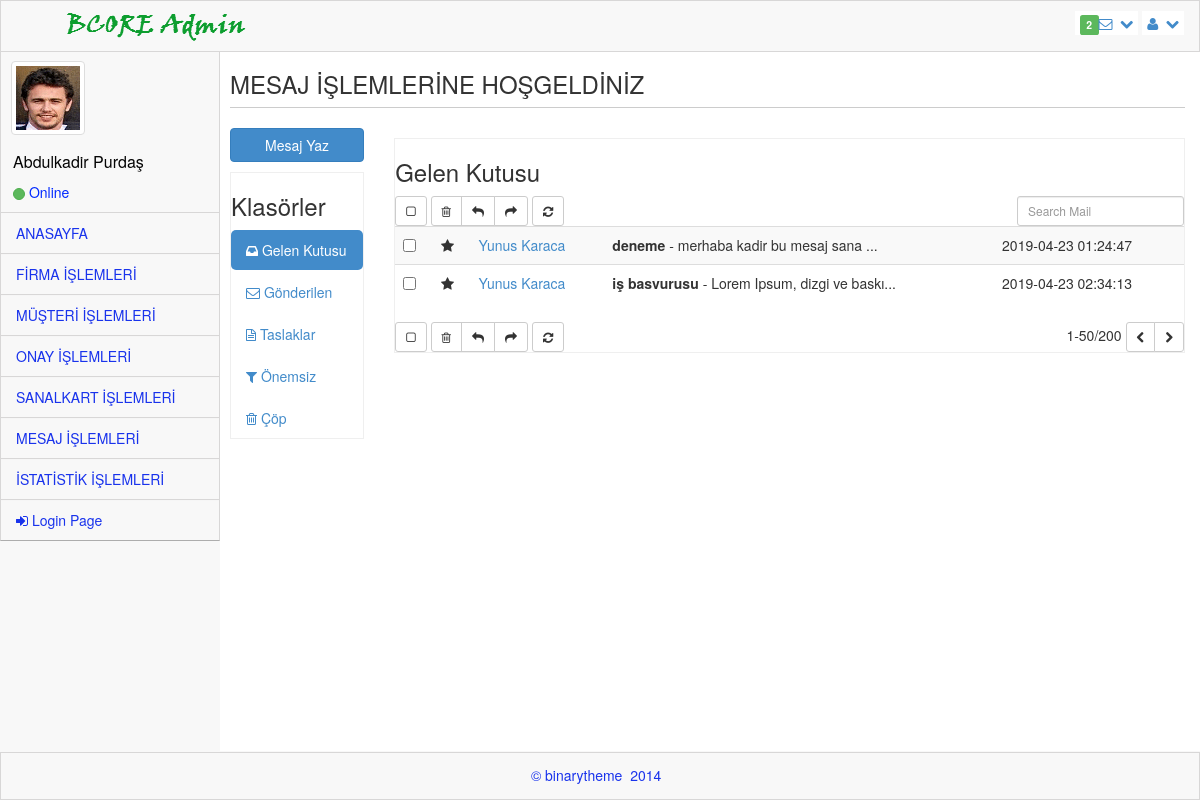
Page /admin_ana/admin_mailbox.php (signed in) on the committed database.
### tables this page shows
CREATE TABLE `mesaj` (
  `mesaj_id` int(11) NOT NULL,
  `mesaj_gonderen` varchar(100) NOT NULL,
  `mesaj_alici` varchar(100) NOT NULL,
  `mesaj_konu` varchar(2000) NOT NULL,
  `mesaj_icerik` varchar(250) NOT NULL,
  `mesaj_tarih` timestamp NOT NULL DEFAULT CURRENT_TIMESTAMP ON UPDATE CURRENT_TIMESTAMP,
  `mesaj_okundu` int(11) NOT NULL DEFAULT '0'
);

### admin_ana/admin_mailbox.php (the view, shortened to what this page needs)
<?php require_once("../baglan.php"); ?>
<!DOCTYPE html>
<html>
<head>
    <link rel="stylesheet" href="assets/plugins/bootstrap/css/bootstrap.css" />
    <link rel="stylesheet" href="assets/css/main.css" />
    <link rel="stylesheet" href="assets/css/theme.css" />
    <link rel="stylesheet" href="assets/css/MoneAdmin.css" />
    <link rel="stylesheet" href="assets/plugins/Font-Awesome/css/font-awesome.css" />
    <link href="assets/css/font-awesome.min.css" rel="stylesheet" type="text/css" />
    <link href="assets/css/ionicons.min.css" rel="stylesheet" type="text/css" />
    <link href="assets/plugins/iCheck/flat/blue.css" rel="stylesheet" type="text/css" />
</head>
  <body class="padTop53 " >
    <?php
        if($_SESSION){
            $uye=$_SESSION["uye"];
            $eposta=$_SESSION["eposta"];
        }
    ?>
    <div id="wrap">
        <div id="top">
            <nav class="navbar navbar-inverse navbar-fixed-top " style="padding-top: 10px;">
                <header class="navbar-header">
                    <a href="index.php" class="navbar-brand">
                    <img src="assets/img/logo.png" alt="" /></a>
                </header>
                <ul class="nav navbar-top-links navbar-right">
                    <li class="dropdown">
                        <a class="dropdown-toggle" data-toggle="dropdown" href="#">
                            <span class="label label-success">2</span><i class="icon-envelope-alt"></i>&nbsp; <i class="icon-chevron-down"></i>
                        </a>
                                <?php
                                $veri = $db->prepare("SELECT * FROM  mesaj where mesaj_okundu='0' and mesaj_alici='$eposta'");
                                $veri ->execute();
                                ?>
                    </li>
                    <li class="dropdown">
                        <a class="dropdown-toggle" data-toggle="dropdown" href="#">
                            <i class="icon-user "></i>&nbsp; <i class="icon-chevron-down "></i>
                        </a>
                    </li>
                </ul>
            </nav>
        </div>
       <div id="left" >
            <div class="media user-media well-small">
                <a class="user-link" href="#">
                    <img class="media-object img-thumbnail user-img" alt="User Picture" src="assets/img/user.gif" />
                </a>
                <br />
                <div class="media-body">
                    <h5 class="media-heading" style="font-weight: inherit; text-transform: capitalize; font-size: 16px;">
                        <?php
                            if($_SESSION){
                                 echo $uye;
                            }
                        ?>
                    </h5>
                    <ul class="list-unstyled user-info">
                        <li>
                             <a class="btn btn-success btn-xs btn-circle" style="width: 10px;height: 12px;"></a> Online
                        </li>
                    </ul>
                </div>
                <br />
            </div>
            <ul id="menu" class="collapse">
                <li class="panel">
                    <a href="index.php" data-parent="#menu" data-toggle="collapse" class="accordion-toggle" data-target="#blank-nav">
                        ANASAYFA
                    </a>
                </li>
                <li class="panel">
                    <a href="admin_firma.php" data-parent="#menu" data-toggle="collapse" class="accordion-toggle" data-target="#blank-nav1">
                        FİRMA İŞLEMLERİ
                    </a>
                </li>
                <li class="panel">
                    <a href="admin_kullanıcı.php" data-parent="#menu" data-toggle="collapse" class="accordion-toggle" data-target="#blank-nav2">
                        MÜŞTERİ İŞLEMLERİ
                    </a>
                </li>
                <li class="panel">
                    <a href="admin_onay.php" data-parent="#menu" data-toggle="collapse" class="accordion-toggle" data-target="#blank-nav3">
                        ONAY İŞLEMLERİ
                    </a>
                </li>
                <li class="panel">
                    <a href="admin_sanalkart.php" data-parent="#menu" data-toggle="collapse" class="accordion-toggle" data-target="#blank-nav3">
                        SANALKART İŞLEMLERİ
                    </a>
                </li>
                <li class="panel">
                    <a href="admin_mailbox.php" data-parent="#menu" data-toggle="collapse" class="accordion-toggle" data-target="#blank-nav4">
                        MESAJ İŞLEMLERİ
                    </a>
                </li>
                <li class="panel">
                    <a href="admin_istatistik.php" data-parent="#menu" data-toggle="collapse" class="accordion-toggle" data-target="#blank-nav5">
                        İSTATİSTİK İŞLEMLERİ
                    </a>
                </li>
                <li><a href="cikis.php"><i class="icon-signin"></i> Login Page </a></li>
             </ul>
        </div>
        <div id="content">
        <div class="inner" style="min-height:700px;">
        <div class="content-wrapper">
        <section class="content-header">
          <h3>MESAJ İŞLEMLERİNE HOŞGELDİNİZ</h3>
          <hr />
        </section>
        <section class="content">
          <div class="row">
            <div class="col-md-2">
              <a href="admin_compose.php" class="btn btn-primary btn-block margin-bottom">Mesaj Yaz</a>
              <div class="box box-solid">
                <div class="box-header with-border">
                  <h3 class="box-title">Klasörler</h3>
                </div>
                <div class="box-body no-padding">
                  <ul class="nav nav-pills nav-stacked">
                    <li class="active"><a href="admin_mailbox.php"><i class="fa fa-inbox"></i> Gelen Kutusu <span class="label label-primary pull-right"></span></a></li>
                    <li><a href="admin_send_mail.php"><i class="fa fa-envelope-o"></i> Gönderilen</a></li>
                    <li><a href="#"><i class="fa fa-file-text-o"></i> Taslaklar</a></li>
                    <li><a href="#"><i class="fa fa-filter"></i> Önemsiz <span class="label label-waring pull-right"></span></a></li>
                    <li><a href="#"><i class="fa fa-trash-o"></i> Çöp</a></li>
                  </ul>
                </div>
              </div>
            </div>
            <div class="col-md-10">
              <div class="box box-primary">
                <div class="box-header with-border">
                  <h3 class="box-title">Gelen Kutusu</h3>
                  <div class="box-tools pull-right">
                    <div class="has-feedback">
                      <input type="text" class="form-control input-sm" placeholder="Search Mail"/>
                    </div>
                  </div>
                </div>
                <div class="box-body no-padding">
                  <div class="mailbox-controls">
                    <button class="btn btn-default btn-sm checkbox-toggle"><i class="fa fa-square-o"></i></button>
                    <div class="btn-group">
                      <button class="btn btn-default btn-sm"><i class="fa fa-trash-o"></i></button>
                      <button class="btn btn-default btn-sm"><i class="fa fa-reply"></i></button>
                      <button class="btn btn-default btn-sm"><i class="fa fa-share"></i></button>
                    </div>
                    <button class="btn btn-default btn-sm"><i class="fa fa-refresh"></i></button>
                  </div>
                  <div class="table-responsive mailbox-messages">
                    <table class="table table-hover table-striped">
                        <tbody>
                        <?php
                            $veri = $db->prepare("SELECT * FROM mesaj where mesaj_alici='$eposta'");
                            $veri ->execute();
                                if($veri->rowCount()){
                                foreach($veri as $row){
                                    $a=$row['mesaj_id'];
                        ?>
                        <?php
                            $icerik =$row['mesaj_icerik'];
                            $uzunluk = strlen($icerik);
                            $sinir = 28;
                            if ($uzunluk > $sinir) {
                            $yazdır = substr($icerik,0,$sinir);
                            }
                        ?>
                        <tr>
                          <td><input type="checkbox" /></td>
                          <td class="mailbox-star"><i class="fa fa-star text-yellow"></i></td>
                          <td class="mailbox-name">
                            <?php echo "<a href='admin_read_mail.php?id=".$a."'>";?>
                            <?php echo $row['mesaj_gonderen']; ?></a>
                          </td>
                          <td class="mailbox-subject"><b><?php echo $row['mesaj_konu']; ?></b> - <?php echo $yazdır; ?>...</td>
                          <td class="mailbox-date"><?php echo $row['mesaj_tarih']; ?></td>
                        </tr>
                        <?php
                        }
                        }
                        ?>
                        </tbody>
                    </table>
                  </div>
                </div>
                <div class="box-footer no-padding">
                  <div class="mailbox-controls">
                    <button class="btn btn-default btn-sm checkbox-toggle"><i class="fa fa-square-o"></i></button>
                    <div class="btn-group">
                      <button class="btn btn-default btn-sm"><i class="fa fa-trash-o"></i></button>
                      <button class="btn btn-default btn-sm"><i class="fa fa-reply"></i></button>
                      <button class="btn btn-default btn-sm"><i class="fa fa-share"></i></button>
                    </div>
                    <button class="btn btn-default btn-sm"><i class="fa fa-refresh"></i></button>
                    <div class="pull-right">
                      1-50/200
                      <div class="btn-group">
                        <button class="btn btn-default btn-sm"><i class="fa fa-chevron-left"></i></button>
                        <button class="btn btn-default btn-sm"><i class="fa fa-chevron-right"></i></button>
                      </div>
                    </div>
                  </div>
                </div>
              </div>
            </div>
          </div>
        </section>
      </div>
      </div >
      </div>
      </div>
    <div id="footer">
        <p>&copy;  binarytheme &nbsp;2014 &nbsp;</p>
    </div>
  </body>
</html>

### admin_ana/assets/css/main.css (style rules this page uses)
#wrap { margin: 0 auto; }
#footer { height: 48px; background-color: #222222; }
@media (min-width: 768px) { html, body { height: 100%; } }
@media (min-width: 768px) { #wrap { height: auto !important; height: 100%; min-height: 100%; padding: 0 0 48px; margin-bottom: -48px; } }
body.padTop53 { padding-top: 75px; overflow: visible; }
@media (min-width: 802px) { body.padTop53 { padding-top: 51px; } }
#wrap:before, #top:before, .head:before, #footer:before, #wrap:after, #top:after, .head:after, #footer:after { display: table; content: " "; }
#wrap:after, #top:after, .head:after, #footer:after { clear: both; }
#wrap { background-color: #f8f8f8; }
@media (min-width: 768px) { #left { position: relative; float: left; width: 100px; } }
@media (min-width: 768px) { #content { margin-left: 100px; } }
@media (min-width: 768px) { #left { margin-bottom: -10px; } }
@media (min-width: 992px) { #left { width: 220px; } }
@media (min-width: 992px) { #content { margin-left: 220px; } }
#top .navbar { margin-bottom: 0; border:1px solid rgb(216, 215, 215); background-color:#f8f8f8; }
#top .navbar-brand { padding: 0; }
.user-media { display: none; color:#0029FF; border-right:1px solid rgb(216, 215, 215); border-left:1px solid rgb(216, 215, 215); }
@media (min-width: 768px) { .user-media { display: block; } }
@media (min-width: 768px) { .user-media .media-body { display: none; } }
@media (min-width: 768px) { .user-media .user-link { position: relative; display: block; margin-right: auto; margin-left: auto; } }
@media (min-width: 768px) { .user-media .user-link .user-img { margin: 10px auto; } }
@media (min-width: 992px) { .user-media .user-link { float: left; } }
@media (min-width: 992px) { .user-media .user-link .user-img { margin: 10px; } }
@media (min-width: 992px) { .user-media .media-body { display: block; float: left; margin-left: 12px; } }
@media (min-width: 992px) { .user-media .media-body h5.media-heading { font-size: 18px; padding-top: 8px; margin-bottom: 11px; color: #050505; font-weight: bolder; } }
#menu { position: relative; overflow: hidden; border-right:1px solid rgb(216, 215, 215); border-left:1px solid rgb(216, 215, 215); background-color:#f8f8f8; border-bottom: 1px solid rgba(0, 0, 0, 0.3); -webkit-box-shadow: 0 1px 0 rgba(255, 255, 255, 0.05); box-shadow: 0 1px 0 rgba(255, 255, 255, 0.05); }
#menu, #menu ul { padding: 0; margin: 0; list-style: none; }
@media (min-width: 768px) { #menu.collapse { display: inherit !important; } }
#menu > li { position: relative; display: block; margin: 0; border-width: 0; border-radius: 0; }
#menu > li > a { position: relative; display: block; padding: 10px 15px; color: #1933EC; border-top:1px solid rgb(216, 215, 215); }
#menu > li.panel { background-color: transparent; }
#menu li > a { text-decoration: none; }
@media (min-width: 768px) { .mini-sidebar #menu > li > a, #menu > li > a { text-align: center; } }
@media (min-width: 768px) { .mini-sidebar #menu > li > a > i, #menu > li > a > i { display: block; font-size: 20px; } }
@media (min-width: 768px) { #menu:after, .mini-sidebar #menu:after { position: absolute; top: 0; right: 0; bottom: 0; left: 0; display: block; width: 0; -webkit-box-shadow: 97px 1px 5px 2px rgba(0, 0, 0, 0.6); box-shadow: 97px 1px 5px 2px rgba(0, 0, 0, 0.6); } }
@media (min-width: 992px) { #menu > li > a { text-align: left; } }
@media (min-width: 992px) { #menu > li > a > i { display: inline; font-size: 14px; } }
@media (min-width: 992px) { #menu:after { -webkit-box-shadow: 217px 1px 5px 2px rgba(0, 0, 0, 0.6); box-shadow: 217px 1px 5px 2px rgba(0, 0, 0, 0.6); } }
#content { -webkit-transition: margin 0.4s; transition: margin 0.4s; }
.inner { position: relative; min-height: 1px; padding-right: 15px; padding-left: 10px; background: #fff; border: 0px solid #e4e4e4; min-height:1200px; }
@media (min-width: 768px) { .inner { float: left; width: 100%; } }
.inner .row { margin-right: -15px; margin-left: -15px; }
#footer { margin: 0 auto; color: #1933EC; background-color:#f8f8f8; border:1px solid rgb(216, 215, 215); }
#footer p { padding: 12px 0 0; text-align: center; }
.box { position: relative; display: block; margin: 10px auto; border: 1px solid #efefef; }
.btn-circle { width: 40px; height: 40px; padding: 8px 10px; border-radius: 500px; }
.btn-circle.btn-xs { width: 20px; height: 20px; padding: 0 5px; }
.inner hr { margin-top: 10px; border-top-color: #ccc; }

### rows in the picture
mesaj: mesaj_gonderen "Yunus Karaca", mesaj_konu "deneme", mesaj_icerik "merhaba kadir bu mesaj sana", mesaj_tarih "2019-04-23 01:24:47"
mesaj: mesaj_gonderen "Yunus Karaca", mesaj_konu "iş basvurusu", mesaj_icerik "Lorem Ipsum, dizgi ve baskı", mesaj_tarih "2019-04-23 02:34:13"

### other values in the picture
$uye "Abdulkadir Purdaş"
